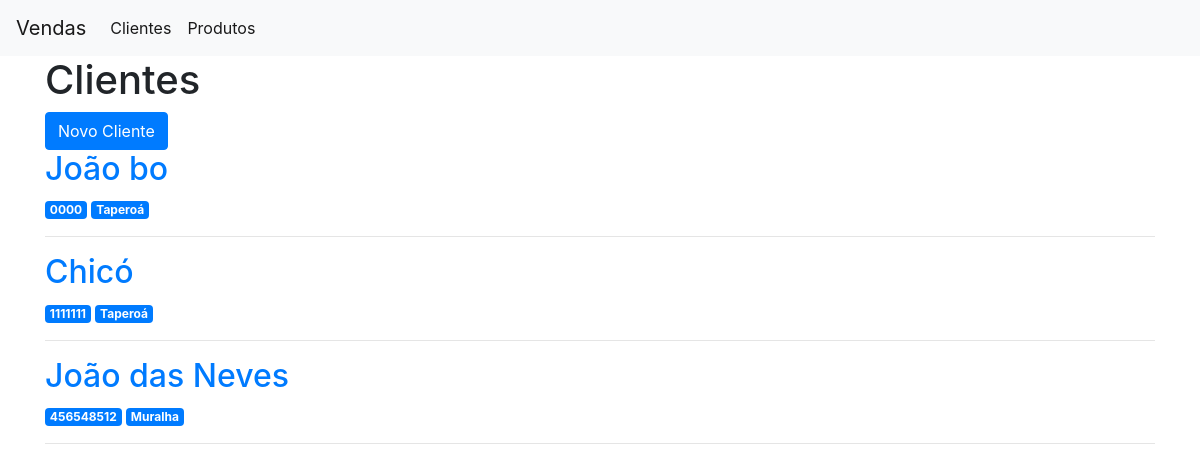
Before: /clientes with the older database file.
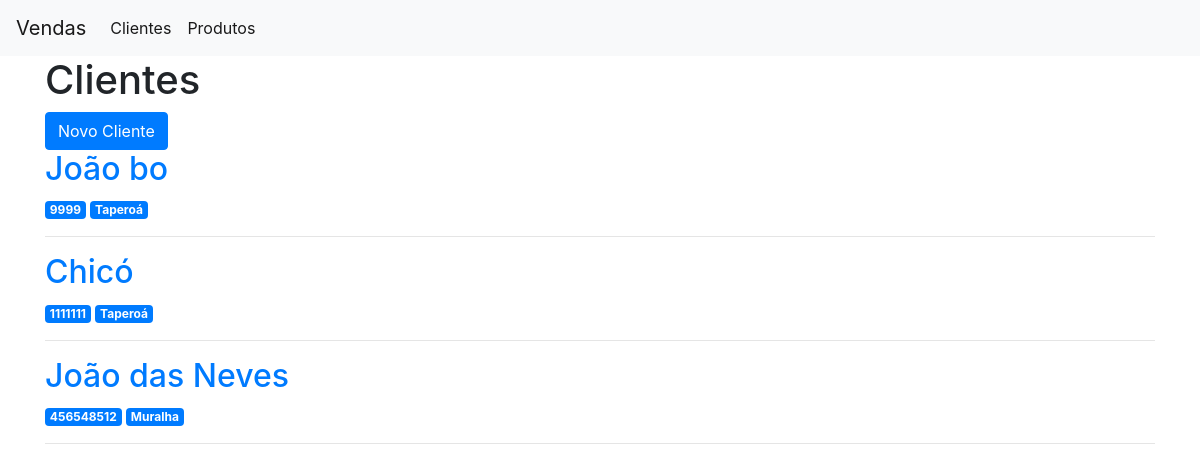
After: the same page with the newer database file.
### app.py (models this page shows)
class Clientes(db.Model):
    id = db.Column(db.Integer, primary_key=True)
    nome = db.Column(db.String(80), nullable=False)
    telefone = db.Column(db.String(10), nullable=False)
    cidade = db.Column(db.String(80), nullable=False)

### app.py (the view)
@app.route('/clientes')
def clientes():
    clientes = Clientes.query.all()
    return render_template('clientes.html', clientes = clientes)

### templates/clientes.html
{% extends 'base.html' %}
{% block content %}
    <h1>{% block title %} Clientes {% endblock %}</h1>
    <a href="{{url_for('novo_cliente')}}" class="btn btn-primary">Novo Cliente</a>
    {% for cliente in clientes %}
        <a href="{{ url_for('cliente', cliente_id=cliente['id']) }}">
            <h2>{{ cliente['nome'] }}</h2>
        </a>
        <span class="badge badge-primary">{{ cliente['telefone'] }}</span>
        <span class="badge badge-primary">{{ cliente['cidade'] }}</span>
        <hr>
    {% endfor %}
{% endblock %}

Changed rows visible on the page:
changed Clientes "João bo": telefone "0000" → "9999"
